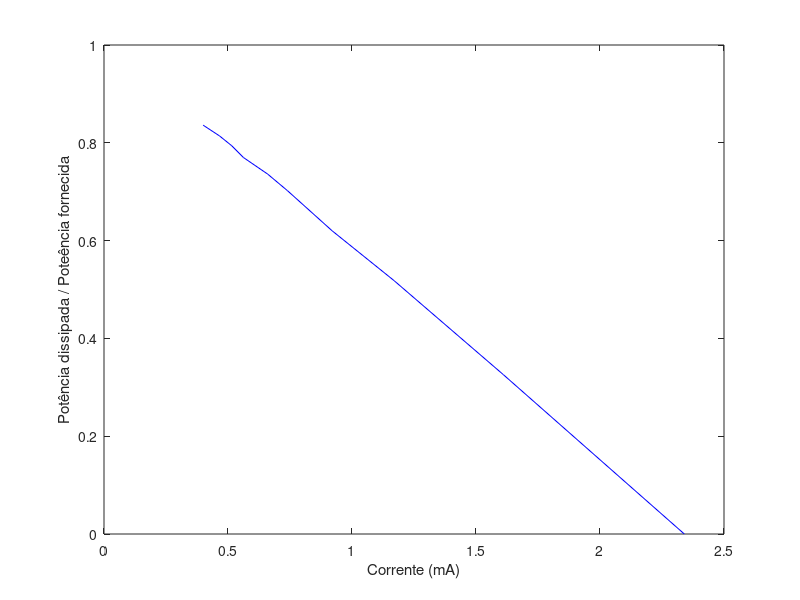

This chart was generated by the following MATLAB code:
% Dados de exemplo
i = [0.4, 0.466, 0.515, 0.562, 0.66, 0.74, 0.92, 1.17, 1.61, 2.34];
razao = [0.836, 0.814, 0.794, 0.77, 0.736, 0.702, 0.62, 0.518, 0.326, 0];
% Crie o gráfico de linhas para y1 e y2
plot(i, razao, 'b');

% Adicione legendas aos elementos do gráfico
#legend('sen(x)', 'cos(x)');

% Defina um título para o gráfico
#title('Gráfico de sen(x) e cos(x)');

% Rotule os eixos
xlabel('Corrente (mA)');
ylabel('Potência dissipada / Poteência fornecida');

